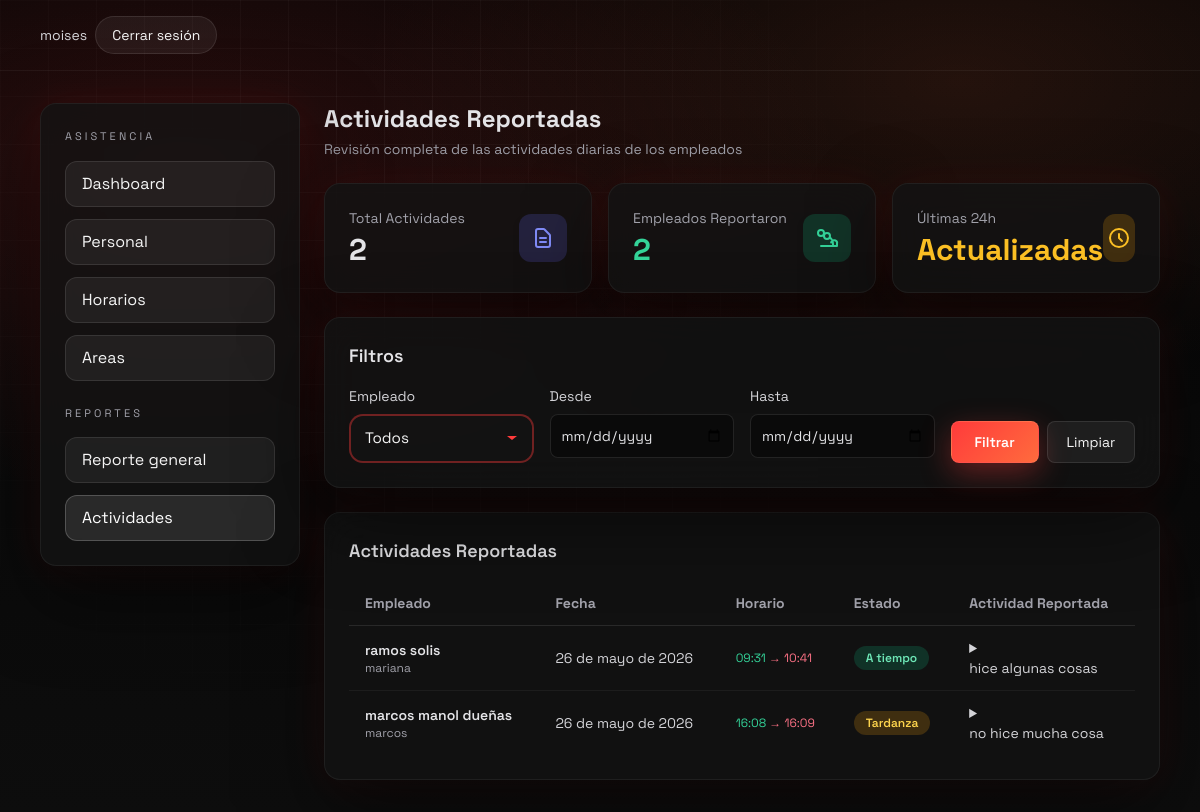
The app's page /actividades/ (signed in) with its own data.
### asistencia/models.py (models this page shows, shortened)
class CustomUser(AbstractUser):
    ROL_ADMIN = "admin"
    ROL_RRHH = "rrhh"
    ROL_SUPERVISOR = "supervisor"
    ROL_EMPLEADO = "empleado"
    ROL_PPHH = "pphh"
    ROLES = (
        (ROL_ADMIN, "Administrador"),
        (ROL_RRHH, "RRHH"),
        (ROL_SUPERVISOR, "Supervisor"),
        (ROL_EMPLEADO, "Empleado"),
        (ROL_PPHH, "Practicante (PP.HH.)"),
    )
    rol = models.CharField(max_length=20, choices=ROLES, default=ROL_EMPLEADO)
    dni = models.CharField(max_length=11, unique=True, verbose_name="DNI/CE")
    supervisor = models.ForeignKey(
        'self',
        on_delete=models.SET_NULL,
        null=True,
        blank=True,
        related_name='subordinados'
    )
    horario = models.ForeignKey(
        Horario,
        on_delete=models.SET_NULL,
        null=True,
        blank=True,
        related_name='empleados'
    )
    area = models.ForeignKey(
        Area,
        on_delete=models.SET_NULL,
        null=True,
        blank=True,
        related_name='empleados',
        verbose_name="Área de Práctica"
    )
    permite_remoto = models.BooleanField(default=False)
    codigo_qr = models.CharField(
        max_length=50,
        unique=True,
        editable=False,
        null=True,
        blank=True,
        help_text="Código QR único del empleado para validar asistencia"
    )

class RegistroAsistencia(models.Model):
    ESTADO_A_TIEMPO = "a_tiempo"
    ESTADO_TARDANZA = "tardanza"
    ESTADO_FALTA = "falta"
    ESTADO_PERMISO = "permiso"
    ESTADO_RECUPERACION = "recuperacion"
    ESTADOS = (
        (ESTADO_A_TIEMPO, "A tiempo"),
        (ESTADO_TARDANZA, "Tardanza"),
        (ESTADO_FALTA, "Falta"),
        (ESTADO_PERMISO, "Permiso"),
        (ESTADO_RECUPERACION, "Recuperación"),
    )
    empleado = models.ForeignKey(CustomUser, on_delete=models.CASCADE, related_name="registros")
    fecha = models.DateField()
    hora_entrada = models.DateTimeField(null=True, blank=True)
    hora_salida = models.DateTimeField(null=True, blank=True)
    inicio_almuerzo = models.DateTimeField(null=True, blank=True)
    fin_almuerzo = models.DateTimeField(null=True, blank=True)
    estado = models.CharField(max_length=20, choices=ESTADOS, default=ESTADO_A_TIEMPO)
    ip_registro = models.GenericIPAddressField(protocol="IPv4", null=True, blank=True)
    latitud_entrada = models.DecimalField(max_digits=9, decimal_places=6, null=True, blank=True)
    longitud_entrada = models.DecimalField(max_digits=9, decimal_places=6, null=True, blank=True)
    latitud_salida = models.DecimalField(max_digits=9, decimal_places=6, null=True, blank=True)
    longitud_salida = models.DecimalField(max_digits=9, decimal_places=6, null=True, blank=True)
    precisión_entrada = models.FloatField(null=True, blank=True, help_text="Precisión GPS en metros")
    precisión_salida = models.FloatField(null=True, blank=True, help_text="Precisión GPS en metros")
    horas_netas_trabajadas = models.DurationField(null=True, blank=True)
    actividad_diaria = models.TextField(null=True, blank=True, help_text="Resumen de lo que hizo el practicante hoy.")
    class Meta:
        unique_together = ("empleado", "fecha")
        ordering = ["-fecha"]

### asistencia/views.py (the view)
# urls.py: path("actividades/", views.ActividadesEmpleadosView.as_view(), name="actividades_empleados"),
class ActividadesEmpleadosView(LoginRequiredMixin, AdminOrRRHHRequiredMixin, TemplateView):
    template_name = "asistencia/actividades_empleados.html"
    def get_context_data(self, **kwargs):
        context = super().get_context_data(**kwargs)
        fecha_filtro = self.request.GET.get('fecha')
        fecha_inicio = self.request.GET.get('fecha_inicio')
        fecha_fin = self.request.GET.get('fecha_fin')
        empleado_filtro = self.request.GET.get('empleado')
        registros = RegistroAsistencia.objects.filter(actividad_diaria__isnull=False).exclude(actividad_diaria='').select_related('empleado')
        if fecha_filtro:
            registros = registros.filter(fecha=fecha_filtro)
        if fecha_inicio:
            registros = registros.filter(fecha__gte=fecha_inicio)
        if fecha_fin:
            registros = registros.filter(fecha__lte=fecha_fin)
        if empleado_filtro:
            registros = registros.filter(empleado__id=empleado_filtro)
        registros = registros.order_by('-fecha')
        total_actividades = registros.count()
        total_empleados_reportaron = registros.values('empleado').distinct().count()
        context.update({
            'registros': registros[:100],
            'total_actividades': total_actividades,
            'total_empleados_reportaron': total_empleados_reportaron,
            'empleados': CustomUser.objects.filter(
                rol__in=[CustomUser.ROL_EMPLEADO, CustomUser.ROL_PPHH]
            ).order_by('last_name', 'first_name'),
        })
        return context

### asistencia/views.py (called while the page is built)
    def test_func(self):
        return self.request.user.is_authenticated and self.request.user.rol in (
            CustomUser.ROL_ADMIN,
            CustomUser.ROL_RRHH,
        )

### asistencia/templates/asistencia/actividades_empleados.html (shortened to what this page needs)
{% extends "asistencia/base_admin.html" %}
{% block admin_content %}
<div class="space-y-6">
    <div class="flex flex-col md:flex-row md:items-start md:justify-between gap-4">
        <div>
            <h2 class="text-2xl font-bold text-zinc-200 mb-1">Actividades Reportadas</h2>
            <p class="text-sm text-zinc-400">Revisión completa de las actividades diarias de los empleados</p>
        </div>
    </div>
    <div class="grid grid-cols-1 md:grid-cols-3 gap-4">
        <div class="glass rounded-2xl p-6">
            <div class="flex items-center justify-between">
                <div>
                    <div class="text-sm text-zinc-400 mb-1">Total Actividades</div>
                    <div class="text-3xl font-bold text-zinc-200">{{ total_actividades }}</div>
                </div>
                <div class="w-12 h-12 bg-indigo-500/20 rounded-xl flex items-center justify-center">
                    <svg class="w-6 h-6 text-indigo-400" fill="none" stroke="currentColor" viewBox="0 0 24 24"><path stroke-linecap="round" stroke-linejoin="round" stroke-width="2" d="M9 12h6m-6 4h6m2 5H7a2 2 0 01-2-2V5a2 2 0 012-2h5.586a1 1 0 01.707.293l5.414 5.414a1 1 0 01.293.707V19a2 2 0 01-2 2z"></path></svg>
                </div>
            </div>
        </div>
        <div class="glass rounded-2xl p-6">
            <div class="flex items-center justify-between">
                <div>
                    <div class="text-sm text-zinc-400 mb-1">Empleados Reportaron</div>
                    <div class="text-3xl font-bold text-emerald-400">{{ total_empleados_reportaron }}</div>
                </div>
                <div class="w-12 h-12 bg-emerald-500/20 rounded-xl flex items-center justify-center">
                    <svg class="w-6 h-6 text-emerald-400" fill="none" stroke="currentColor" viewBox="0 0 24 24"><path stroke-linecap="round" stroke-linejoin="round" stroke-width="2" d="M17 20h5v-2a3 3 0 00-5.856-1.487M15 10a3 3 0 11-6 0 3 3 0 016 0zM6 20h12v-2a9 9 0 00-3-6.621M9 7a3 3 0 11-6 0 3 3 0 016 0z"></path></svg>
                </div>
            </div>
        </div>
        <div class="glass rounded-2xl p-6">
            <div class="flex items-center justify-between">
                <div>
                    <div class="text-sm text-zinc-400 mb-1">Últimas 24h</div>
                    <div class="text-3xl font-bold text-amber-400">
                        {% if total_actividades > 0 %}
                            Actualizadas
                        {% else %}
                            Sin datos
                        {% endif %}
                    </div>
                </div>
                <div class="w-12 h-12 bg-amber-500/20 rounded-xl flex items-center justify-center">
                    <svg class="w-6 h-6 text-amber-400" fill="none" stroke="currentColor" viewBox="0 0 24 24"><path stroke-linecap="round" stroke-linejoin="round" stroke-width="2" d="M12 8v4l3 3m6-3a9 9 0 11-18 0 9 9 0 0118 0z"></path></svg>
                </div>
            </div>
        </div>
    </div>
    <div class="glass rounded-2xl p-6 space-y-4 overflow-visible relative z-30">
        <div class="text-lg font-semibold mb-4 text-zinc-200">Filtros</div>
        <form method="GET" class="grid grid-cols-1 md:grid-cols-4 gap-4 relative z-40 overflow-visible">
            <div class="relative">
                <label class="block text-sm text-zinc-300 mb-2">Empleado</label>
            </div>
            <div>
                <label class="block text-sm text-zinc-300 mb-2">Desde</label>
                <input type="date" name="fecha_inicio" class="w-full bg-black/40 border border-white/10 rounded-lg p-2.5 text-sm text-zinc-200" value="{{ request.GET.fecha_inicio }}">
            </div>
            <div>
                <label class="block text-sm text-zinc-300 mb-2">Hasta</label>
                <input type="date" name="fecha_fin" class="w-full bg-black/40 border border-white/10 rounded-lg p-2.5 text-sm text-zinc-200" value="{{ request.GET.fecha_fin }}">
            </div>
            <div class="flex items-end gap-2">
                <button type="submit" class="flex-1 btn-neo py-2.5 rounded-lg text-sm">Filtrar</button>
                <a href="{% url 'actividades_empleados' %}" class="flex-1 btn-ghost py-2.5 rounded-lg text-sm text-center">Limpiar</a>
            </div>
        </form>
    </div>
    <div class="glass rounded-2xl p-6 relative z-10">
        <div class="text-lg font-semibold mb-4 text-zinc-200">Actividades Reportadas</div>
        <div class="overflow-x-auto">
            <table class="w-full text-sm">
                <thead>
                    <tr class="text-left text-zinc-400 border-b border-white/10">
                        <th class="py-3 px-4">Empleado</th>
                        <th class="py-3 px-4">Fecha</th>
                        <th class="py-3 px-4">Horario</th>
                        <th class="py-3 px-4">Estado</th>
                        <th class="py-3 px-4">Actividad Reportada</th>
                    </tr>
                </thead>
                <tbody>
                    {% for registro in registros %}
                    <tr class="border-t border-white/5 hover:bg-white/5 transition-colors">
                        <td class="py-3 px-4">
                            <div class="font-semibold text-zinc-200">{{ registro.empleado.get_full_name }}</div>
                            <div class="text-xs text-zinc-400">{{ registro.empleado.username }}</div>
                        </td>
                        <td class="py-3 px-4 text-zinc-300">{{ registro.fecha }}</td>
                        <td class="py-3 px-4 text-xs text-zinc-400">
                            {% if registro.hora_entrada %}
                                <span class="text-emerald-400">{{ registro.hora_entrada|time:"H:i" }}</span>
                            {% endif %}
                            {% if registro.hora_salida %}
                                <span class="text-rose-400">→ {{ registro.hora_salida|time:"H:i" }}</span>
                            {% endif %}
                        </td>
                        <td class="py-3 px-4">
                            {% if registro.estado == 'a_tiempo' %}
                                <span class="inline-block px-3 py-1 rounded-full bg-emerald-500/20 text-emerald-300 text-xs font-semibold">A tiempo</span>
                            {% elif registro.estado == 'tardanza' %}
                                <span class="inline-block px-3 py-1 rounded-full bg-amber-500/20 text-amber-300 text-xs font-semibold">Tardanza</span>
                            {% else %}
                                <span class="inline-block px-3 py-1 rounded-full bg-rose-500/20 text-rose-300 text-xs font-semibold">Falta</span>
                            {% endif %}
                        </td>
                        <td class="py-3 px-4">
                            <details class="cursor-pointer">
                                <summary class="text-zinc-300 hover:text-zinc-100 transition-colors">
                                    <span class="line-clamp-1">{{ registro.actividad_diaria|truncatewords:10 }}</span>
                                </summary>
                            </details>
                        </td>
                    </tr>
                    {% endfor %}
                </tbody>
            </table>
        </div>
    </div>
</div>
{% endblock %}

### asistencia/templates/asistencia/base.html (shortened to what this page needs)
<!DOCTYPE html>
<html lang="es">
<head>
    <script src="https://cdn.tailwindcss.com"></script>
</head>
<body>
    <div class="page-bg" aria-hidden="true"></div>
    <header class="relative z-10 border-b border-white/5">
        <div class="max-w-6xl mx-auto px-4 py-4 flex flex-wrap items-center justify-between gap-4">
            <div class="text-sm flex items-center gap-2">
                {% if user.is_authenticated %}
                <span class="hidden sm:inline-block text-zinc-300 truncate max-w-[150px]">{{ user.username }}</span>
                <form method="post" action="/logout/" class="inline m-0">
                    <button type="submit" class="btn-ghost px-3 sm:px-4 py-2 rounded-full text-xs sm:text-sm whitespace-nowrap">Cerrar sesión</button>
                </form>
                {% endif %}
            </div>
        </div>
    </header>
    <main class="relative z-10 {% block main_classes %}max-w-6xl mx-auto px-4 py-8{% endblock %}">
        {% block content %}{% endblock %}
    </main>
</body>
</html>

### asistencia/templates/asistencia/base.html (style rules this page uses)
:root { --bg: #050505; --bg-2: #0d0d0d; --panel: rgba(20, 20, 20, 0.78); --panel-border: rgba(255, 255, 255, 0.06); --glow: rgba(255, 35, 35, 0.45); --accent: #ff3b3b; --accent-2: #ff6b3d; --text: #f5f5f5; --muted: #a1a1aa; --text_main: #f5f5f5; --text_muted: #a1a1aa; --primary: #3b82f6; --primary_light: #eff6ff; --accent_green: #10b981; --accent_yellow: #f59e0b; --accent_red: #ef4444; --bg_light: #f3f4f6; }
body { font-family: "Space Grotesk", "Sora", sans-serif; color: var(--text); background: radial-gradient(1200px 600px at 15% 20%, rgba(255, 59, 59, 0.15), transparent 55%), radial-gradient(1000px 500px at 80% 10%, rgba(255, 107, 61, 0.12), transparent 60%), linear-gradient(180deg, var(--bg) 0%, var(--bg-2) 100%); min-height: 100vh; }
.page-bg { position: fixed; inset: 0; background-image: linear-gradient(rgba(255, 255, 255, 0.04) 1px, transparent 1px), linear-gradient(90deg, rgba(255, 255, 255, 0.04) 1px, transparent 1px); background-size: 48px 48px; mask-image: radial-gradient(circle at 30% 20%, black 0%, transparent 60%); pointer-events: none; z-index: 0; }
.glass { background: var(--panel); border: 1px solid var(--panel-border); box-shadow: 0 30px 80px rgba(0, 0, 0, 0.55), 0 0 40px rgba(255, 59, 59, 0.1); backdrop-filter: blur(18px); }
.btn-neo { background: linear-gradient(135deg, var(--accent), var(--accent-2)); color: #fff; font-weight: 600; border: 1px solid rgba(255, 255, 255, 0.08); box-shadow: 0 10px 30px rgba(255, 59, 59, 0.35); transition: transform 0.2s ease, box-shadow 0.2s ease, filter 0.2s ease; }
.btn-ghost { background: rgba(255, 255, 255, 0.06); border: 1px solid rgba(255, 255, 255, 0.1); color: var(--text); transition: border 0.2s ease, background 0.2s ease; }
.glass { background: var(--panel); border: 1px solid var(--panel-border); box-shadow: 0 30px 80px rgba(0,0,0,.55), 0 0 40px rgba(255,59,59,.1); backdrop-filter: blur(18px); overflow: visible !important; position: relative; z-index: 1; }

### records on screen
CustomUser: username "moises"
RegistroAsistencia: empleado.get_full_name "ramos solis", empleado.username "mariana", fecha "26 de mayo de 2026", hora_entrada "09:31", hora_salida "10:41", estado "A tiempo", actividad_diaria "hice algunas cosas"
RegistroAsistencia: empleado.get_full_name "marcos manol dueñas", empleado.username "marcos", fecha "26 de mayo de 2026", hora_entrada "16:08", hora_salida "16:09", estado "Tardanza", actividad_diaria "no hice mucha cosa"

### other values on screen
{{ total_actividades }} "2"
{{ total_empleados_reportaron }} "2"
